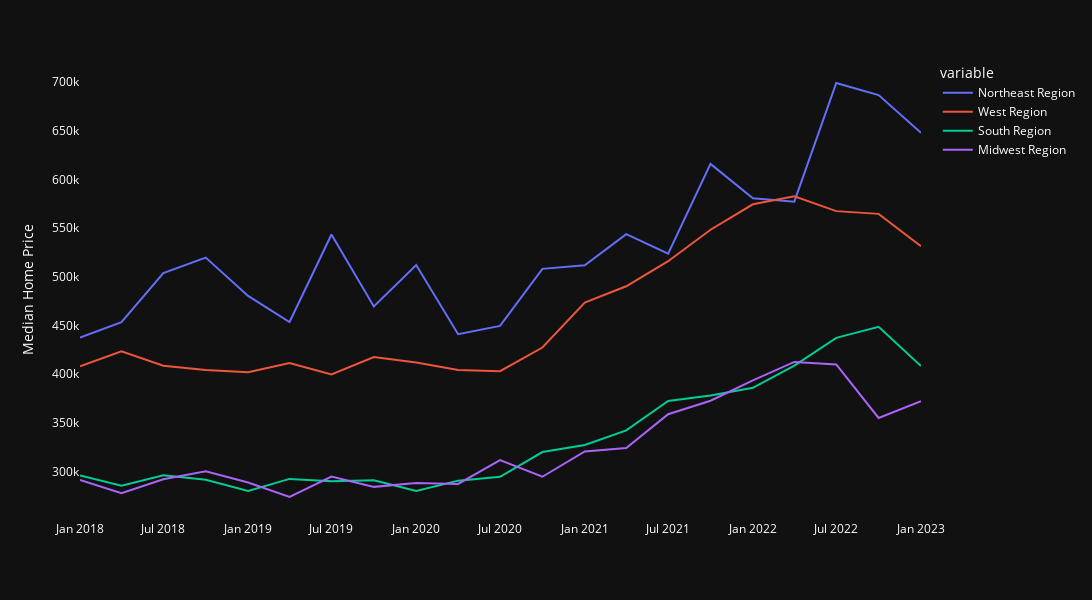

Here is the notebook cell this chart was saved with:
### Code cell
px.defaults.template = "plotly_dark"
fig = px.line(home_sales_combined)
line_colors = ['red', 'green', 'blue', 'white']


for i, line_color in enumerate(line_colors):
    fig.update_traces(selector=dict(name=f'Line {i+1}'), line=dict(color=line_color, width=2))


fig.update_layout(
    font=dict(color="white"),  
    legend=dict(font=dict(color="white")),  
    xaxis=dict(color="white", showgrid=False, title=""),
    yaxis=dict(color="white", showgrid=False, title="Median Home Price"),
    width=2000,  
    height=600, 
)

fig.show()

### Figure 1 — Plotly figure (JSON) as saved in the notebook; plotly's stock layout.template omitted (floating-point values rounded to 4 significant figures)
{"data": [{"hovertemplate": "variable=Northeast Region<br>index=%{x}<br>value=%{y}<extra></extra>", "legendgroup": "Northeast Region", "line": {"color": "#636efa", "dash": "solid"}, "marker": {"symbol": "circle"}, "mode": "lines", "name": "Northeast Region", "orientation": "v", "showlegend": true, "type": "scatter", "x": ["2018-01-01T00:00:00", "2018-04-01T00:00:00", "2018-07-01T00:00:00", "2018-10-01T00:00:00", "2019-01-01T00:00:00", "2019-04-01T00:00:00", "2019-07-01T00:00:00", "2019-10-01T00:00:00", "2020-01-01T00:00:00", "2020-04-01T00:00:00", "2020-07-01T00:00:00", "2020-10-01T00:00:00", "2021-01-01T00:00:00", "2021-04-01T00:00:00", "2021-07-01T00:00:00", "2021-10-01T00:00:00", "2022-01-01T00:00:00", "2022-04-01T00:00:00", "2022-07-01T00:00:00", "2022-10-01T00:00:00", "2023-01-01T00:00:00"], "xaxis": "x", "y": [437500, 453300, 503700, 519700, 480300, 453500, 543400, 469500, 512100, 441000, 449500, 508100, 511700, 543800, 523800, 615900, 580600, 577100, 699000, 686600, 647900], "yaxis": "y"}, {"hovertemplate": "variable=West Region<br>index=%{x}<br>value=%{y}<extra></extra>", "legendgroup": "West Region", "line": {"color": "#EF553B", "dash": "solid"}, "marker": {"symbol": "circle"}, "mode": "lines", "name": "West Region", "orientation": "v", "showlegend": true, "type": "scatter", "x": ["2018-01-01T00:00:00", "2018-04-01T00:00:00", "2018-07-01T00:00:00", "2018-10-01T00:00:00", "2019-01-01T00:00:00", "2019-04-01T00:00:00", "2019-07-01T00:00:00", "2019-10-01T00:00:00", "2020-01-01T00:00:00", "2020-04-01T00:00:00", "2020-07-01T00:00:00", "2020-10-01T00:00:00", "2021-01-01T00:00:00", "2021-04-01T00:00:00", "2021-07-01T00:00:00", "2021-10-01T00:00:00", "2022-01-01T00:00:00", "2022-04-01T00:00:00", "2022-07-01T00:00:00", "2022-10-01T00:00:00", "2023-01-01T00:00:00"], "xaxis": "x", "y": [408000, 423400, 408600, 404300, 402000, 411400, 399600, 417500, 411900, 404300, 403000, 427300, 473500, 490200, 516000, 548300, 574400, 582600, 567400, 564600, 531400], "yaxis": "y"}, {"hovertemplate": "variable=South Region<br>index=%{x}<br>value=%{y}<extra></extra>", "legendgroup": "South Region", "line": {"color": "#00cc96", "dash": "solid"}, "marker": {"symbol": "circle"}, "mode": "lines", "name": "South Region", "orientation": "v", "showlegend": true, "type": "scatter", "x": ["2018-01-01T00:00:00", "2018-04-01T00:00:00", "2018-07-01T00:00:00", "2018-10-01T00:00:00", "2019-01-01T00:00:00", "2019-04-01T00:00:00", "2019-07-01T00:00:00", "2019-10-01T00:00:00", "2020-01-01T00:00:00", "2020-04-01T00:00:00", "2020-07-01T00:00:00", "2020-10-01T00:00:00", "2021-01-01T00:00:00", "2021-04-01T00:00:00", "2021-07-01T00:00:00", "2021-10-01T00:00:00", "2022-01-01T00:00:00", "2022-04-01T00:00:00", "2022-07-01T00:00:00", "2022-10-01T00:00:00", "2023-01-01T00:00:00"], "xaxis": "x", "y": [295800, 285300, 296100, 291600, 280000, 292400, 289900, 290900, 279900, 290600, 294600, 320000, 327300, 342200, 372500, 378000, 385900, 408800, 437200, 448600, 408300], "yaxis": "y"}, {"hovertemplate": "variable=Midwest Region<br>index=%{x}<br>value=%{y}<extra></extra>", "legendgroup": "Midwest Region", "line": {"color": "#ab63fa", "dash": "solid"}, "marker": {"symbol": "circle"}, "mode": "lines", "name": "Midwest Region", "orientation": "v", "showlegend": true, "type": "scatter", "x": ["2018-01-01T00:00:00", "2018-04-01T00:00:00", "2018-07-01T00:00:00", "2018-10-01T00:00:00", "2019-01-01T00:00:00", "2019-04-01T00:00:00", "2019-07-01T00:00:00", "2019-10-01T00:00:00", "2020-01-01T00:00:00", "2020-04-01T00:00:00", "2020-07-01T00:00:00", "2020-10-01T00:00:00", "2021-01-01T00:00:00", "2021-04-01T00:00:00", "2021-07-01T00:00:00", "2021-10-01T00:00:00", "2022-01-01T00:00:00", "2022-04-01T00:00:00", "2022-07-01T00:00:00", "2022-10-01T00:00:00", "2023-01-01T00:00:00"], "xaxis": "x", "y": [291200, 277600, 292100, 300300, 288700, 273800, 294700, 284200, 288300, 287200, 311700, 294600, 320600, 324100, 358800, 372700, 393500, 412500, 409900, 355000, 372300], "yaxis": "y"}], "layout": {"font": {"color": "white"}, "height": 600, "legend": {"font": {"color": "white"}, "title": {"text": "variable"}, "tracegroupgap": 0}, "margin": {"t": 60}, "width": 2000, "xaxis": {"anchor": "y", "color": "white", "domain": [0, 1], "showgrid": false, "title": {"text": ""}}, "yaxis": {"anchor": "x", "color": "white", "domain": [0, 1], "showgrid": false, "title": {"text": "Median Home Price"}}}}
